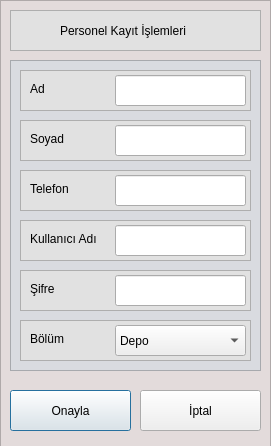
<?xml version="1.0" encoding="UTF-8"?>
<ui version="4.0">
 <class>personelekle</class>
 <widget class="QDialog" name="personelekle">
  <property name="geometry">
   <rect>
    <x>0</x>
    <y>0</y>
    <width>271</width>
    <height>446</height>
   </rect>
  </property>
  <property name="windowTitle">
   <string>Dialog</string>
  </property>
  <widget class="QFrame" name="mainFrame">
   <property name="geometry">
    <rect>
     <x>0</x>
     <y>0</y>
     <width>271</width>
     <height>451</height>
    </rect>
   </property>
   <property name="styleSheet">
    <string notr="true">QFrame {
	background-color: rgb(227, 219, 219);
}</string>
   </property>
   <property name="frameShape">
    <enum>QFrame::StyledPanel</enum>
   </property>
   <property name="frameShadow">
    <enum>QFrame::Raised</enum>
   </property>
   <widget class="QFrame" name="frame_21">
    <property name="geometry">
     <rect>
      <x>10</x>
      <y>10</y>
      <width>251</width>
      <height>41</height>
     </rect>
    </property>
    <property name="styleSheet">
     <string notr="true">QFrame {
	background-color: rgb(225, 225, 225);
}</string>
    </property>
    <property name="frameShape">
     <enum>QFrame::StyledPanel</enum>
    </property>
    <property name="frameShadow">
     <enum>QFrame::Raised</enum>
    </property>
    <widget class="QLabel" name="label_17">
     <property name="geometry">
      <rect>
       <x>50</x>
       <y>10</y>
       <width>141</width>
       <height>21</height>
      </rect>
     </property>
     <property name="styleSheet">
      <string notr="true"/>
     </property>
     <property name="text">
      <string>Personel Kayıt İşlemleri</string>
     </property>
    </widget>
   </widget>
   <widget class="QPushButton" name="pushButton_9">
    <property name="geometry">
     <rect>
      <x>10</x>
      <y>390</y>
      <width>121</width>
      <height>41</height>
     </rect>
    </property>
    <property name="text">
     <string>Onayla</string>
    </property>
   </widget>
   <widget class="QFrame" name="frame_22">
    <property name="geometry">
     <rect>
      <x>10</x>
      <y>60</y>
      <width>251</width>
      <height>311</height>
     </rect>
    </property>
    <property name="styleSheet">
     <string notr="true">QFrame {
	background-color: rgb(217, 219, 224);
}</string>
    </property>
    <property name="frameShape">
     <enum>QFrame::StyledPanel</enum>
    </property>
    <property name="frameShadow">
     <enum>QFrame::Raised</enum>
    </property>
    <widget class="QFrame" name="frame_23">
     <property name="geometry">
      <rect>
       <x>10</x>
       <y>10</y>
       <width>231</width>
       <height>41</height>
      </rect>
     </property>
     <property name="styleSheet">
      <string notr="true">QFrame {
	background-color: rgb(225, 225, 225);
}</string>
     </property>
     <property name="frameShape">
      <enum>QFrame::StyledPanel</enum>
     </property>
     <property name="frameShadow">
      <enum>QFrame::Raised</enum>
     </property>
     <widget class="QLabel" name="label_18">
      <property name="geometry">
       <rect>
        <x>10</x>
        <y>10</y>
        <width>67</width>
        <height>17</height>
       </rect>
      </property>
      <property name="text">
       <string>Ad</string>
      </property>
     </widget>
     <widget class="QLineEdit" name="lineEdit_1">
      <property name="geometry">
       <rect>
        <x>95</x>
        <y>5</y>
        <width>131</width>
        <height>31</height>
       </rect>
      </property>
     </widget>
    </widget>
    <widget class="QFrame" name="frame_24">
     <property name="geometry">
      <rect>
       <x>10</x>
       <y>60</y>
       <width>231</width>
       <height>41</height>
      </rect>
     </property>
     <property name="styleSheet">
      <string notr="true">QFrame {
	background-color: rgb(225, 225, 225);
}</string>
     </property>
     <property name="frameShape">
      <enum>QFrame::StyledPanel</enum>
     </property>
     <property name="frameShadow">
      <enum>QFrame::Raised</enum>
     </property>
     <widget class="QLabel" name="label_19">
      <property name="geometry">
       <rect>
        <x>10</x>
        <y>10</y>
        <width>67</width>
        <height>17</height>
       </rect>
      </property>
      <property name="text">
       <string>Soyad</string>
      </property>
     </widget>
     <widget class="QLineEdit" name="lineEdit_2">
      <property name="geometry">
       <rect>
        <x>95</x>
        <y>5</y>
        <width>131</width>
        <height>31</height>
       </rect>
      </property>
     </widget>
    </widget>
    <widget class="QFrame" name="frame_25">
     <property name="geometry">
      <rect>
       <x>10</x>
       <y>110</y>
       <width>231</width>
       <height>41</height>
      </rect>
     </property>
     <property name="styleSheet">
      <string notr="true">QFrame {
	background-color: rgb(225, 225, 225);
}</string>
     </property>
     <property name="frameShape">
      <enum>QFrame::StyledPanel</enum>
     </property>
     <property name="frameShadow">
      <enum>QFrame::Raised</enum>
     </property>
     <widget class="QLabel" name="label_20">
      <property name="geometry">
       <rect>
        <x>10</x>
        <y>10</y>
        <width>81</width>
        <height>17</height>
       </rect>
      </property>
      <property name="text">
       <string>Telefon</string>
      </property>
     </widget>
     <widget class="QLineEdit" name="lineEdit_3">
      <property name="geometry">
       <rect>
        <x>95</x>
        <y>5</y>
        <width>131</width>
        <height>31</height>
       </rect>
      </property>
      <property name="autoFillBackground">
       <bool>false</bool>
      </property>
     </widget>
    </widget>
    <widget class="QFrame" name="frame_27">
     <property name="geometry">
      <rect>
       <x>10</x>
       <y>260</y>
       <width>231</width>
       <height>41</height>
      </rect>
     </property>
     <property name="styleSheet">
      <string notr="true">QFrame {
	background-color: rgb(225, 225, 225);
}</string>
     </property>
     <property name="frameShape">
      <enum>QFrame::StyledPanel</enum>
     </property>
     <property name="frameShadow">
      <enum>QFrame::Raised</enum>
     </property>
     <widget class="QLabel" name="label_22">
      <property name="geometry">
       <rect>
        <x>10</x>
        <y>10</y>
        <width>81</width>
        <height>17</height>
       </rect>
      </property>
      <property name="text">
       <string>Bölüm</string>
      </property>
     </widget>
     <widget class="QComboBox" name="comboBox">
      <property name="geometry">
       <rect>
        <x>95</x>
        <y>5</y>
        <width>131</width>
        <height>31</height>
       </rect>
      </property>
      <property name="sizePolicy">
       <sizepolicy hsizetype="Expanding" vsizetype="Fixed">
        <horstretch>0</horstretch>
        <verstretch>0</verstretch>
       </sizepolicy>
      </property>
      <property name="autoFillBackground">
       <bool>false</bool>
      </property>
      <item>
       <property name="text">
        <string>Depo</string>
       </property>
      </item>
      <item>
       <property name="text">
        <string>Yonetim</string>
       </property>
      </item>
      <item>
       <property name="text">
        <string>Pastane</string>
       </property>
      </item>
      <item>
       <property name="text">
        <string>Yemekhane</string>
       </property>
      </item>
     </widget>
    </widget>
    <widget class="QFrame" name="frame_26">
     <property name="geometry">
      <rect>
       <x>10</x>
       <y>160</y>
       <width>231</width>
       <height>41</height>
      </rect>
     </property>
     <property name="styleSheet">
      <string notr="true">QFrame {
	background-color: rgb(225, 225, 225);
}</string>
     </property>
     <property name="frameShape">
      <enum>QFrame::StyledPanel</enum>
     </property>
     <property name="frameShadow">
      <enum>QFrame::Raised</enum>
     </property>
     <widget class="QLabel" name="label_23">
      <property name="geometry">
       <rect>
        <x>10</x>
        <y>10</y>
        <width>81</width>
        <height>17</height>
       </rect>
      </property>
      <property name="text">
       <string>Kullanıcı Adı</string>
      </property>
     </widget>
     <widget class="QLineEdit" name="lineEdit_4">
      <property name="geometry">
       <rect>
        <x>95</x>
        <y>5</y>
        <width>131</width>
        <height>31</height>
       </rect>
      </property>
      <property name="autoFillBackground">
       <bool>false</bool>
      </property>
     </widget>
    </widget>
    <widget class="QFrame" name="frame_28">
     <property name="geometry">
      <rect>
       <x>10</x>
       <y>210</y>
       <width>231</width>
       <height>41</height>
      </rect>
     </property>
     <property name="styleSheet">
      <string notr="true">QFrame {
	background-color: rgb(225, 225, 225);
}</string>
     </property>
     <property name="frameShape">
      <enum>QFrame::StyledPanel</enum>
     </property>
     <property name="frameShadow">
      <enum>QFrame::Raised</enum>
     </property>
     <widget class="QLabel" name="label_24">
      <property name="geometry">
       <rect>
        <x>10</x>
        <y>10</y>
        <width>81</width>
        <height>17</height>
       </rect>
      </property>
      <property name="text">
       <string>Şifre</string>
      </property>
     </widget>
     <widget class="QLineEdit" name="lineEdit_5">
      <property name="geometry">
       <rect>
        <x>95</x>
        <y>5</y>
        <width>131</width>
        <height>31</height>
       </rect>
      </property>
      <property name="autoFillBackground">
       <bool>false</bool>
      </property>
      <property name="echoMode">
       <enum>QLineEdit::Password</enum>
      </property>
     </widget>
    </widget>
   </widget>
   <widget class="QPushButton" name="pushButton_10">
    <property name="geometry">
     <rect>
      <x>140</x>
      <y>390</y>
      <width>121</width>
      <height>41</height>
     </rect>
    </property>
    <property name="text">
     <string>İptal</string>
    </property>
   </widget>
  </widget>
 </widget>
 <tabstops>
  <tabstop>lineEdit_1</tabstop>
  <tabstop>lineEdit_2</tabstop>
  <tabstop>lineEdit_3</tabstop>
  <tabstop>lineEdit_4</tabstop>
  <tabstop>lineEdit_5</tabstop>
  <tabstop>comboBox</tabstop>
  <tabstop>pushButton_9</tabstop>
  <tabstop>pushButton_10</tabstop>
 </tabstops>
 <resources/>
 <connections/>
</ui>
